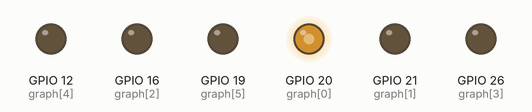
This program was run on a simulated Raspberry Pi (BCM pin numbers). On the bench: output pins drawn as LEDs (lit = HIGH).

Above: at 0.05 s.
At 2.0 s:
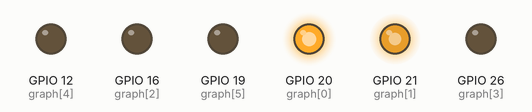
At 2.95 s:
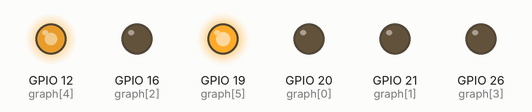
At 3.95 s:
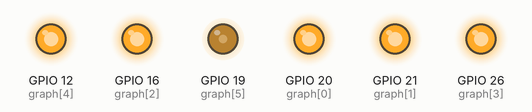
Timing chart, 0 to 5.2 s (numbered marks = the images above):
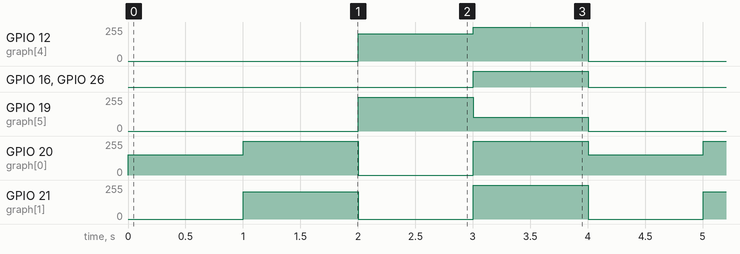

Measured:
- by itself, GPIO 12 (graph[4]): repeats every 4.0 s: 255/255 1.0 s, 0/255 2.0 s, 204/255 1.0 s
- by itself, GPIO 16 (graph[2]), GPIO 26 (graph[3]): alternates HIGH for 1.0 s and LOW for 3.0 s
- by itself, GPIO 19 (graph[5]): repeats every 4.0 s: 102/255 1.0 s, 0/255 2.0 s, 255/255 1.0 s
- by itself, GPIO 20 (graph[0]): repeats every 4.0 s: 255/255 1.0 s, 0/255 1.0 s, 255/255 1.0 s, 153/255 1.0 s
- by itself, GPIO 21 (graph[1]): repeats every 4.0 s: 0/255 1.0 s, 255/255 1.0 s, 0/255 1.0 s, 204/255 1.0 s

The program:

graficoled.py
```python
# from gpiozero import LEDBarGraph
# from time import sleep
# # from __future__ import division  # required for python 2

# graph = LEDBarGraph(20, 21, 16, 26, 12, 19)
# while True:
#     graph.value = 1  # (1, 1, 1, 1, 1, 1)
#     sleep(1)
#     graph.value = 1/2  # (1, 1, 1, 0, 0, 0)
#     sleep(1)
#     graph.value = -1/2  # (0, 0, 0, 1, 1, 1)
#     sleep(1)
#     graph.value = 1/4  # (1, 0, 0, 0, 0, 0)
#     sleep(1)
#     graph.value = -1  # (1, 1, 1, 1, 1, 1)
#     sleep(1)

from gpiozero import LEDBarGraph
from time import sleep
# from __future__ import division  # required for python 2

graph = LEDBarGraph(20, 21, 16, 26, 12, 19, pwm=True)

while True:
    graph.value = 1/10  # (0.5, 0, 0, 0, 0)
    sleep(1)
    graph.value = 3/10  # (1, 0.5, 0, 0, 0)
    sleep(1)
    graph.value = -3/10  # (0, 0, 0, 0.5, 1)
    sleep(1)
    graph.value = 9/10  # (1, 1, 1, 1, 0.5)
    sleep(1)
    graph.value = 95/100  # (1, 1, 1, 1, 0.75)
```
